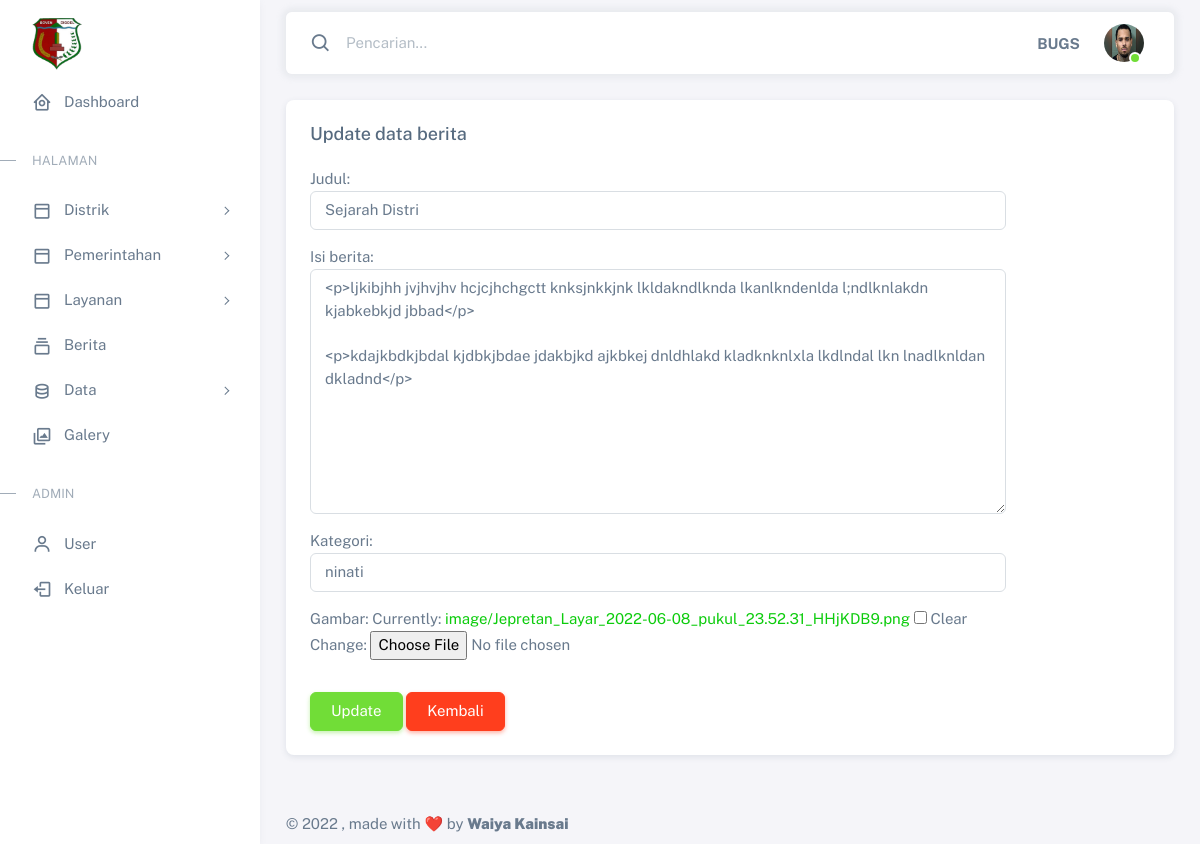
/panel/updateberita/7 (signed in), run on the app's committed database.
### panel/models.py (models this page shows)
class UserProfile(models.Model):
    user = models.OneToOneField(User, on_delete=models.CASCADE)
    first_name = models.CharField(max_length=100, null=True)
    last_name = models.CharField(max_length=100, null=True)
    phone = models.IntegerField(null=True)
    foto = models.ImageField(blank=True, null=True, upload_to="image/")

### berita/models.py (models this page shows, shortened)
class Berita(models.Model):
    judul = models.CharField(max_length=100)
    body = RichTextField(blank=True, null=True)
    category = models.CharField(max_length=100)
    publish = models.DateTimeField(auto_now_add=True)
    update = models.DateTimeField(auto_now=True)
    gambar = models.ImageField(blank=True, null=True, upload_to="image/")
    slug = models.SlugField(blank=True,editable=False)

### panel/views.py (the view)
# urls.py: path('updateberita/<str:pk>',views.update_berita, name='updateberita'),
@login_required(login_url='panel:login')
def update_berita(request, pk):
    groupcheck = Group.objects.get(name= 'admin')
    berita_update = Berita.objects.get(id=pk)
    form = BeritaForm( request.POST or None, request.FILES or None, instance=berita_update)
    link_kembali = '/panel/berita/'
    if form.is_valid():
        form.save()
        return redirect(link_kembali)
    context ={
        'title':'Panel | Update berita',
        'keterangan': 'Update data berita',
        'form': form,
        'groupcheck': groupcheck,
    }
    return render(request, 'panel/update_berita.html', context)

### panel/forms.py
class BeritaForm(ModelForm):
    class Meta:
        model = Berita
        fields = ('judul', 'body', 'category', 'gambar')
        labels = {
            'body' : 'Isi berita',
            'category' : 'Kategori',
        }
        widgets = {
            'judul': forms.TextInput(attrs={'class': 'form-control', 'id': 'basic-default-name', 'placeholder': 'Isikan judul berita..'}),
            'body': forms.Textarea(attrs={'class': 'form-control', 'aria-label': 'Isi berita', 'aria-describedby': 'basic-icon-default-message2'}),
            'category': forms.TextInput(attrs={'class': 'form-control', 'id': 'basic-default-name', 'placeholder': 'Isikan kategori berita..'}),
        }

### templates/panel/update_berita.html (shortened to what this page needs)
{% extends '../adminbase.html' %}
{% block content %}
<div class="row">
    <div class="col-xxl">
        <div class="card mb-4">
          <div class="card-header d-flex align-items-center justify-content-between">
            <h5 class="mb-0">{{ keterangan }}</h5>
          </div>
          <div class="card-body">
            <form action="" method="POST" enctype="multipart/form-data">
              <div class="row mb-3">
                <div class="col-sm-10">
                  {{ form.as_p}}
                </div>
              </div>
              <div class="row justify-content-start">
                <div class="col-sm-10">
                  <input class="btn btn-success" type="submit" value="Update">
                  <a href= "{% url 'panel:berita' %}"  class="btn btn-danger">Kembali</a>
                </div>
              </div>
            </form>
          </div>
        </div>
      </div>
</div>
{% endblock %}

### templates/adminbase.html (shortened to what this page needs)
{% load static %}
<!DOCTYPE html>
<html
  lang="en"
  class="light-style layout-menu-fixed"
  dir="ltr"
  data-theme="theme-default"
  data-assets-path="../assets/"
  data-template="vertical-menu-template-free"
>
  <head>
    <link rel="stylesheet" href=" {% static 'vendor/fonts/boxicons.css' %}" />
    <link rel="stylesheet" href="{% static 'vendor/css/core.css' %}" class="template-customizer-core-css" />
    <link rel="stylesheet" href="{% static 'vendor/css/theme-default.css' %}" class="template-customizer-theme-css" />
    <link rel="stylesheet" href="{% static 'vendor/css/organisasi.css' %}" class="template-customizer-theme-css" />
    <link rel="stylesheet" href="{% static 'css/demo.css' %}" />
    <link rel="stylesheet" href="{% static 'vendor/libs/perfect-scrollbar/perfect-scrollbar.css' %}" />
    <link rel="stylesheet" href="{% static 'vendor/libs/apex-charts/apex-charts.css' %}" />
  </head>
  <body onload="startTime()">
    <div class="layout-wrapper layout-content-navbar">
      <div class="layout-container">
        {% include 'panel/admin_menu.html' %}
        <div class="layout-page">
          <nav
            class="layout-navbar container-xxl navbar navbar-expand-xl navbar-detached align-items-center bg-navbar-theme"
            id="layout-navbar"
          >
            <div class="navbar-nav-right d-flex align-items-center" id="navbar-collapse">
              <div class="navbar-nav align-items-center">
                <div class="nav-item d-flex align-items-center">
                  <i class="bx bx-search fs-4 lh-0"></i>
                  <input
                    type="text"
                    class="form-control border-0 shadow-none"
                    placeholder="Pencarian..."
                    aria-label="Search..."
                  />
                </div>
              </div>
              <ul class="navbar-nav flex-row align-items-center ms-auto">
                <li class="nav-item lh-1 me-3">
                  <strong >{{request.user|upper}}</strong>
                </li>
                <li class="nav-item navbar-dropdown dropdown-user dropdown">
                  <a class="nav-link dropdown-toggle hide-arrow" href="javascript:void(0);" data-bs-toggle="dropdown">
                    <div class="avatar avatar-online">
                      {% if request.user.userprofile.foto %}
                      <img src="{{ request.user.userprofile.foto.url }}" alt class="w-px-40 h-saja rounded-circle" />
                      {% else %}
                      <img src="{% static 'img/user_blank.png' %}" alt class="w-px-40 h-auto rounded-circle" />
                      {% endif %}
                    </div>
                  </a>
                </li>
              </ul>
            </div>
          </nav>
          <div class="content-wrapper">
            <div class="container-xxl flex-grow-1 container-p-y">
            {% block content %}
            {% endblock content %}
            </div>
            <footer class="content-footer footer bg-footer-theme">
              <div class="container-xxl d-flex flex-wrap justify-content-between py-2 flex-md-row flex-column">
                <div class="mb-2 mb-md-0">
                  ©
                  , made with ❤️ by
                  <a href="#" target="_blank" class="footer-link fw-bolder">Waiya Kainsai</a>
                </div>
              </div>
            </footer>
          </div>
        </div>
      </div>
    </div>
  </body>
</html>

### data on the page
Berita: judul "Sejarah Distri", body "<p>ljkibjhh jvjhvjhv hcjcjhchgctt knksjnkkjnk lkldakndlknda lkanlkndenlda l;ndlknlakdn kjabkebkjd jbbad</p> <p>kdajkbdkjbdal kjdbkjbdae jdakbjkd ajkbkej dnldhlakd kladknknlxla lkdlndal lkn lnadlknldan dkladnd</p>", category "ninati"

### other printed values
{{ request.user|upper }} "BUGS"
{{ keterangan }} "Update data berita"
